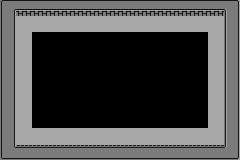

A 2D game scene composited from a Tiled map and its tileset images. What follows is a short description and the map's XML, with every tile layer's data as written:
An orthogonal 15x10 tile map with 16x16 px tiles, 1 tile layer (floor).

<map version="1.4" tiledversion="1.4.1" orientation="orthogonal" renderorder="right-down" width="15" height="10" tilewidth="16" tileheight="16" infinite="0" nextlayerid="2" nextobjectid="1">
 <tileset firstgid="1" name="tiles" tilewidth="16" tileheight="16" tilecount="16" columns="4">
  <image source="../../images/tilesets/tiles.png" width="64" height="64" />
 </tileset>
 <layer id="1" name="floor" width="15" height="10">
  <data encoding="csv">
1,2,2,2,2,2,2,2,2,2,2,2,2,2,3,
5,6,6,6,6,6,6,6,6,6,6,6,6,6,7,
5,6,0,0,0,0,0,0,0,0,0,0,0,6,7,
5,6,0,0,0,0,0,0,0,0,0,0,0,6,7,
5,6,0,0,0,0,0,0,0,0,0,0,0,6,7,
5,6,0,0,0,0,0,0,0,0,0,0,0,6,7,
5,6,0,0,0,0,0,0,0,0,0,0,0,6,7,
5,6,0,0,0,0,0,0,0,0,0,0,0,6,7,
5,6,6,6,6,6,6,6,6,6,6,6,6,6,7,
9,10,10,10,10,10,10,10,10,10,10,10,10,10,11
</data>
 </layer>
</map>
